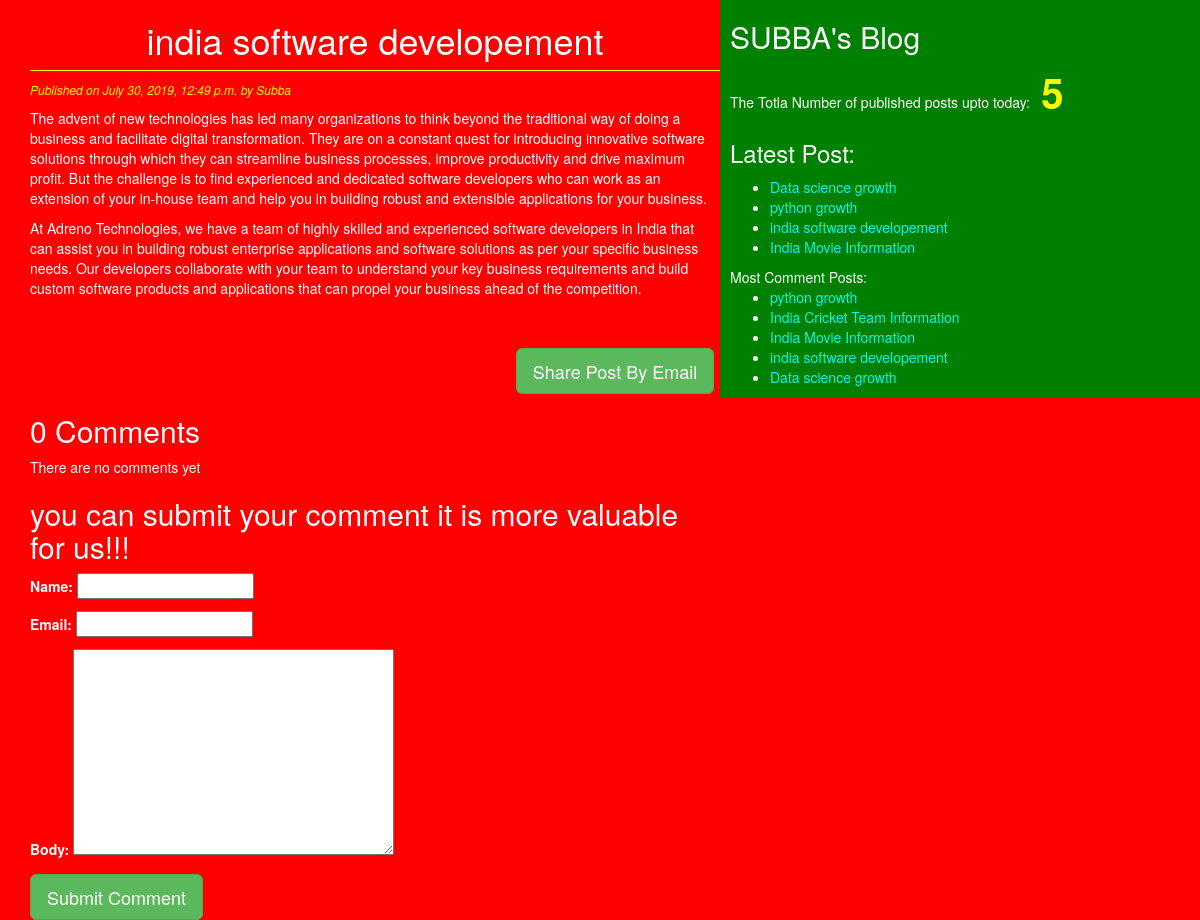
/2019/07/30/india-software-developement/, run on the app's committed database.
### blog/models.py (models this page shows, shortened)
class Post(models.Model):
    STATUS_CHOICES=(('draft','Draft'),('published','Published'))
    title=models.CharField(max_length=256)
    slug=models.SlugField(max_length=264,unique_for_date='publish')
    author=models.ForeignKey(User, related_name='blog_posts',on_delete=models.PROTECT)
    body=models.TextField()
    publish=models.DateTimeField(default=timezone.now)
    created=models.DateTimeField(auto_now_add=True)
    updated=models.DateTimeField(auto_now=True)
    status=models.CharField(max_length=10,choices=STATUS_CHOICES,default='draft')
    objects=CustomManager()
    tags=TaggableManager()
    class Meta:
        ordering=('-publish',)
    def get_absolute_url(self):
        return reverse('post_detail',args=[self.publish.year,self.publish.strftime('%m'),self.publish.strftime('%d'),self.slug])

### blog/views.py (the view)
# urls.py: url(r'^(?P<year>\d{4})/(?P<month>\d{2})/(?P<day>\d{2})/(?P<post>[-\w]+)/$',views.post_detail_view,name='post_detail'),
def post_detail_view(request,year,month,day,post):
    post=get_object_or_404(Post,slug=post,status='published',publish__year=year,publish__month=month,publish__day=day)
    comments=post.comments.filter(active=True)
    csubmit=False
    if request.method=='POST':
        form=CommentForm(request.POST)
        if form.is_valid():
            new_comment=form.save(commit=False)
            new_comment.post=post
            new_comment.save()
    else:
        form=CommentForm()
    return render(request,'blog/post_detail.html',{'post':post,'form':form,'csubmit':csubmit,'comments':comments})

### blog/forms.py
class CommentForm(forms.ModelForm):
    class Meta:
        model=Comment
        fields=('name','email','body')

### blog/models.py (called while the page is built)
    def get_queryset(self):
        return super().get_queryset().filter(status='published')

### blog/templatetags/blog_tags.py (called while the page is built)
@register.simple_tag(name='my_tag')
def total_posts():
    return Post.objects.count()

@register.inclusion_tag('blog/latest_posts123.html')
def show_latest_posts(count=3):
    latest_posts=Post.objects.order_by('-publish')[:count]
    return {'latest_posts':latest_posts}

@register.simple_tag()
def get_most_commented_posts(count=5):
    return Post.objects.annotate(total_comments=Count('comments')).order_by('-total_comments')[:count]

### templates/blog/post_detail.html (shortened to what this page needs)
{%extends 'blog/base.html'%}
{%block content%}
<h1>{{post.title}}</h1>
<p id="date">Published on {{post.publish}} by {{post.author|title}}</p>
{{post.body|linebreaks}}<br><br>
<div class="container" align="center">
    <a href="/{{post.id}}/share" class="btn btn-lg btn-success">Share Post By Email</a>
</div>
{% with comments.count as comments_count%}
<h2>{{comments_count}} Comment{{comments_count|pluralize}}</h2>
{%endwith%}
{%if comments%}
{%for comment in comments%}
<p id="ch">Comment {{forloop.count}} by {{comment.name}} on {{comment.created}}</p>
<div class="cb">
    {{comment.body|linebreaks}}
</div>
{%endfor%}
{%else%}
<p>There are no comments yet</p>
{%endif%}
{%if csubmit%}
<h2>your comment added successfully</h2>
{%else%}
<h2>you can submit your comment it is more valuable for us!!!</h2>
<form method="post">
{{form.as_p}}
<input type="submit" class="btn btn-success btn-lg" value="Submit Comment">
    </form>
{%endif%}
{%endblock%}

### templates/blog/base.html (shortened to what this page needs)
<!DOCTYPE html>
{%load blog_tags%}
{%load staticfiles%}
<html lang="en">
<head>
    <link rel="stylesheet" href="https://maxcdn.bootstrapcdn.com/bootstrap/3.3.7/css/bootstrap.min.css">
    <link rel="stylesheet" href="{%static 'css/blog.css'%}">
</head>
<body>
<div class="content">
    {%block content%}{%endblock%}
</div>
<div class="sidebar">
    <h2>SUBBA's Blog</h2>
    <p>The Totla Number of published posts upto today:<span id="pcount"> {% my_tag %}</span></p>
<h3>Latest Post:</h3>{%show_latest_posts 4%}
    <h>Most Comment Posts:</h>
    {%get_most_commented_posts as most_commented_posts%}
    <ul>
        {%for post in most_commented_posts%}
        <li><a href="{{post.get_absolute_url}}"> {{post.title}}</a></li>
    {%endfor%}
    </ul>
</div>
</body>
</html>

### templates/blog/latest_posts123.html
<ul>
    {%for post in latest_posts%}
    <li><a href="{{post.get_absolute_url}}"> {{post.title}}</a></li>
    {%endfor%}
</ul>

### static/css/blog.css (style rules this page uses)
.content { width:60%; float:left; }
.sidebar { width:40%; float:right; }

### templates/blog/base.html (style rules this page uses)
.content { width:60%; float:left; padding:0 0 0 30px; background:red; }
.sidebar { width:40%; float:right; padding:0 0 0 10px; background:green; height:100%; }
h1 { text-align:center; border-bottom:1px solid yellow; padding-bottom:10px; }
body { color:white; background:red; }
#date { color:yellow; font-size:12px; font-style:italic; }
a { color:#0cf2e7; }
#pcount { font-size:40px; color:yellow; font-weight:bold; }

### data on the page
Post: title "india software developement", publish "July 30, 2019, 12:49 p.m.", author "Subba", body "The advent of new technologies has led many organizations to think beyond the traditional way of doing a business and facilitate digital transformation. They are on a constant quest for introducing innovative software solutions through which they can streamline business processes, improve productivity and drive maximum profit. But the challenge is to find experienced and dedicated software developers who can work as an extension of your in-house team and help you in building robust and extensible applications for your business. At Adreno Technologies, we have a team of highly skilled and experienced software developers in India that can assist you in building robust enterprise applications…"
Post: title "Data science growth"
Post: title "python growth"
Post: title "India Movie Information"
Post: title "India Cricket Team Information"

### other printed values
{{ comments_count }} "0"
